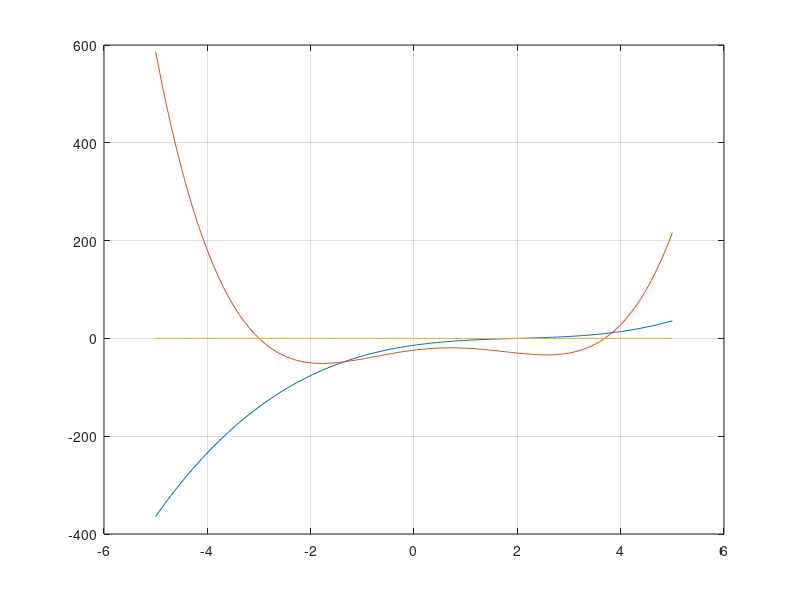

MATLAB code for this plot:
P1 = [1,-6,15,-14];
P2 = [1,-2,-8,13,-24];
R1 = roots(P1);
R2 = roots(P2);
disp(R1);
disp(R2);
x = linspace(-5,5,100);
x1 = 0;
y = linspace(-5,5,100);
f1 = polyval(P1,x);
f2 = polyval(P2,x);
f3 = polyval(x1,y);
plot(x,f1);
grid on;
hold on;
plot(x,f2);
plot(y,f3);
